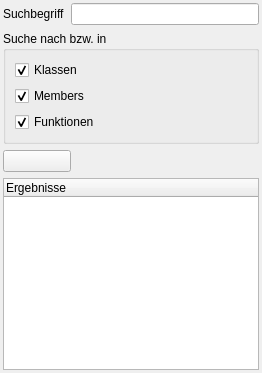
  <widget class="QDockWidget" name="m_pqdwSearch">
   <property name="windowTitle">
    <string>Suche</string>
   </property>
   <attribute name="dockWidgetArea">
    <number>8</number>
   </attribute>
   <widget class="QWidget" name="dockWidgetContents_10">
    <layout class="QGridLayout" name="gridLayout_3">
     <property name="leftMargin">
      <number>3</number>
     </property>
     <property name="topMargin">
      <number>3</number>
     </property>
     <property name="rightMargin">
      <number>3</number>
     </property>
     <property name="bottomMargin">
      <number>3</number>
     </property>
     <item row="2" column="0" colspan="2">
      <widget class="QPushButton" name="m_pqpbSearch">
       <property name="text">
        <string/>
       </property>
       <property name="icon">
        <iconset resource="../../../guilibraries/wmsgui/src/misc/wmsgui.qrc">
         <normaloff>:/icons/search24.png</normaloff>:/icons/search24.png</iconset>
       </property>
       <property name="iconSize">
        <size>
         <width>24</width>
         <height>24</height>
        </size>
       </property>
      </widget>
     </item>
     <item row="0" column="0">
      <widget class="QLabel" name="label_5">
       <property name="text">
        <string>Suchbegriff</string>
       </property>
      </widget>
     </item>
     <item row="2" column="2">
      <spacer name="horizontalSpacer">
       <property name="orientation">
        <enum>Qt::Horizontal</enum>
       </property>
       <property name="sizeHint" stdset="0">
        <size>
         <width>40</width>
         <height>20</height>
        </size>
       </property>
      </spacer>
     </item>
     <item row="1" column="0" colspan="3">
      <widget class="QGroupBox" name="groupBox">
       <property name="title">
        <string>Suche nach bzw. in</string>
       </property>
       <layout class="QVBoxLayout" name="verticalLayout_5">
        <item>
         <widget class="QCheckBox" name="m_pqchbClasses">
          <property name="text">
           <string>Klassen</string>
          </property>
          <property name="checked">
           <bool>true</bool>
          </property>
         </widget>
        </item>
        <item>
         <widget class="QCheckBox" name="m_pqchbMembers">
          <property name="text">
           <string>Members</string>
          </property>
          <property name="checked">
           <bool>true</bool>
          </property>
         </widget>
        </item>
        <item>
         <widget class="QCheckBox" name="m_pqchbMethods">
          <property name="text">
           <string>Funktionen</string>
          </property>
          <property name="checked">
           <bool>true</bool>
          </property>
         </widget>
        </item>
       </layout>
      </widget>
     </item>
     <item row="0" column="1" colspan="2">
      <widget class="QLineEdit" name="m_pqleSearch"/>
     </item>
     <item row="3" column="0" colspan="3">
      <widget class="QTreeWidget" name="m_pqtwSearchResults">
       <column>
        <property name="text">
         <string>Ergebnisse</string>
        </property>
       </column>
      </widget>
     </item>
    </layout>
   </widget>
  </widget>
